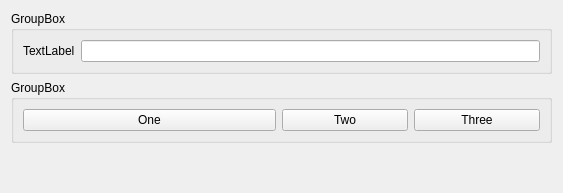
<?xml version="1.0" encoding="UTF-8"?>
<ui version="4.0">
 <class>Widget</class>
 <widget class="QWidget" name="Widget">
  <property name="geometry">
   <rect>
    <x>0</x>
    <y>0</y>
    <width>563</width>
    <height>193</height>
   </rect>
  </property>
  <property name="windowTitle">
   <string>Widget</string>
  </property>
  <layout class="QVBoxLayout" name="verticalLayout">
   <item>
    <widget class="QGroupBox" name="groupBox">
     <property name="title">
      <string>GroupBox</string>
     </property>
     <layout class="QHBoxLayout" name="horizontalLayout">
      <item>
       <widget class="QLabel" name="label">
        <property name="sizePolicy">
         <sizepolicy hsizetype="Preferred" vsizetype="Preferred">
          <horstretch>0</horstretch>
          <verstretch>0</verstretch>
         </sizepolicy>
        </property>
        <property name="text">
         <string>TextLabel</string>
        </property>
       </widget>
      </item>
      <item>
       <widget class="QLineEdit" name="lineEdit">
        <property name="sizePolicy">
         <sizepolicy hsizetype="Expanding" vsizetype="Preferred">
          <horstretch>0</horstretch>
          <verstretch>0</verstretch>
         </sizepolicy>
        </property>
       </widget>
      </item>
     </layout>
    </widget>
   </item>
   <item>
    <widget class="QGroupBox" name="groupBox_2">
     <property name="title">
      <string>GroupBox</string>
     </property>
     <layout class="QHBoxLayout" name="horizontalLayout_2">
      <item>
       <widget class="QPushButton" name="pushButton">
        <property name="sizePolicy">
         <sizepolicy hsizetype="Minimum" vsizetype="Fixed">
          <horstretch>2</horstretch>
          <verstretch>0</verstretch>
         </sizepolicy>
        </property>
        <property name="text">
         <string>One</string>
        </property>
       </widget>
      </item>
      <item>
       <widget class="QPushButton" name="pushButton_2">
        <property name="sizePolicy">
         <sizepolicy hsizetype="Minimum" vsizetype="Fixed">
          <horstretch>1</horstretch>
          <verstretch>0</verstretch>
         </sizepolicy>
        </property>
        <property name="text">
         <string>Two</string>
        </property>
       </widget>
      </item>
      <item>
       <widget class="QPushButton" name="pushButton_3">
        <property name="sizePolicy">
         <sizepolicy hsizetype="Minimum" vsizetype="Fixed">
          <horstretch>1</horstretch>
          <verstretch>0</verstretch>
         </sizepolicy>
        </property>
        <property name="text">
         <string>Three</string>
        </property>
       </widget>
      </item>
     </layout>
    </widget>
   </item>
   <item>
    <spacer name="verticalSpacer">
     <property name="orientation">
      <enum>Qt::Vertical</enum>
     </property>
     <property name="sizeHint" stdset="0">
      <size>
       <width>20</width>
       <height>51</height>
      </size>
     </property>
    </spacer>
   </item>
  </layout>
 </widget>
 <resources/>
 <connections/>
</ui>
